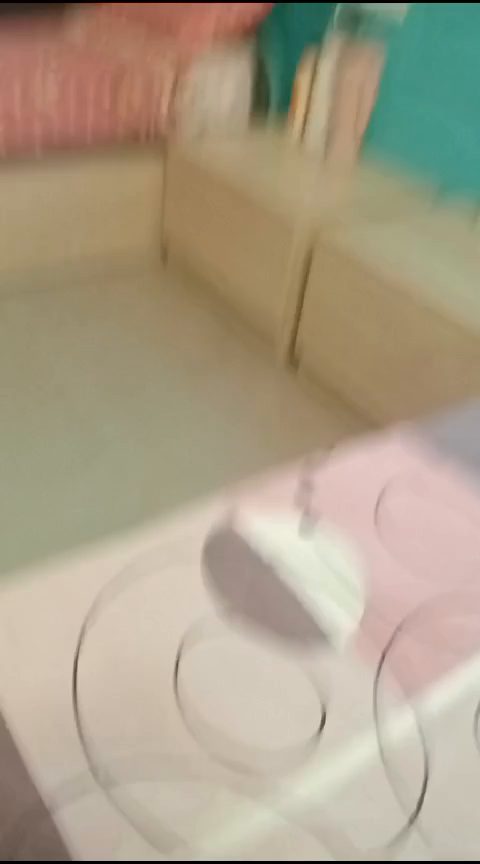
#> input picture frame 7 of video.mp4, 480 x 864 px
$ python objecttrack.py
#> lines starting #> are read from the running program, lines starting #| are printed output that depends on the picture
import cv2
import numpy as np

cap = cv2.VideoCapture('video.mp4')
ret, first_frame = cap.read()
#> first_frame is the input picture: shape (864, 480, 3); mean B, G, R 136.1, 158.3, 170.4
if not ret:
    print("Error: Couldn't read the video.")
    exit()

prev_gray = cv2.cvtColor(first_frame, cv2.COLOR_BGR2GRAY)
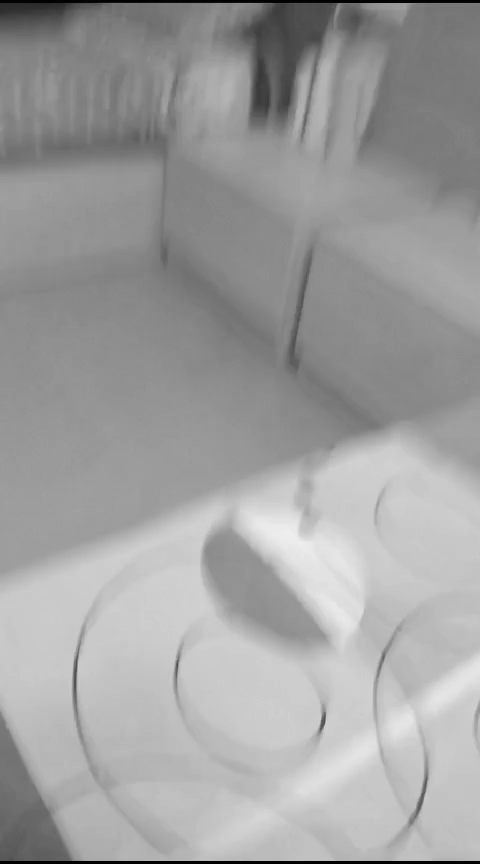
#> prev_gray: shape (864, 480); min 0, max 238, mean 159.4
mask = np.zeros_like(first_frame)
mask[..., 1] = 255

while cap.isOpened():
    ret, frame = cap.read()
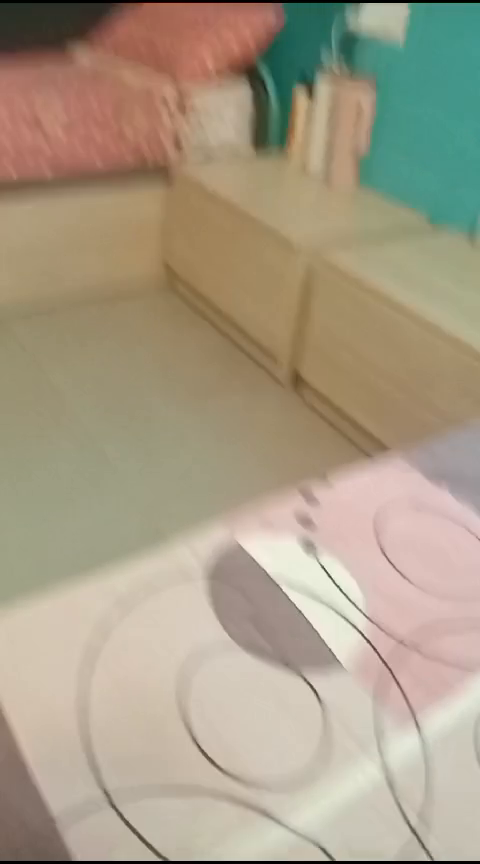
#> input picture frame 8 of video.mp4, 480 x 864 px
#> frame is the input picture: shape (864, 480, 3); mean B, G, R 134.4, 155.7, 167.3
    if not ret:
        break

    gray = cv2.cvtColor(frame, cv2.COLOR_BGR2GRAY)
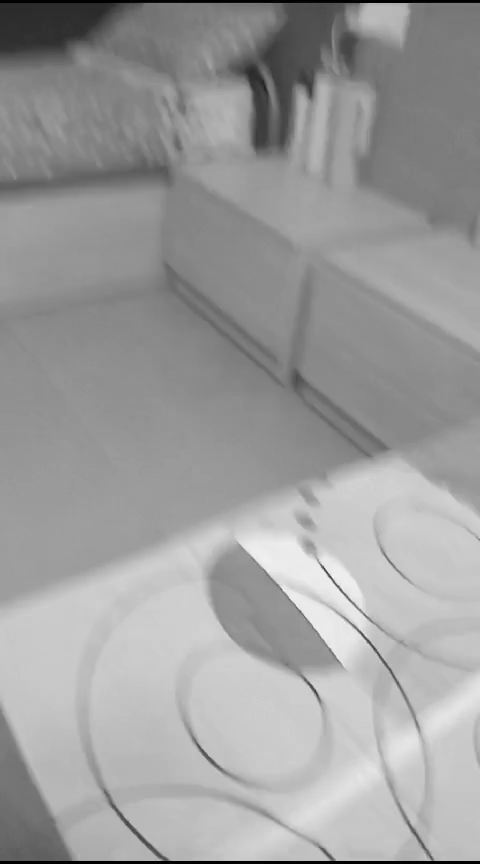
#> gray: shape (864, 480); min 0, max 251, mean 156.8
    flow = cv2.calcOpticalFlowFarneback(prev_gray, gray, None, 0.5, 3, 15, 3, 5, 1.2, 0)
    magnitude, angle = cv2.cartToPolar(flow[..., 0], flow[..., 1])
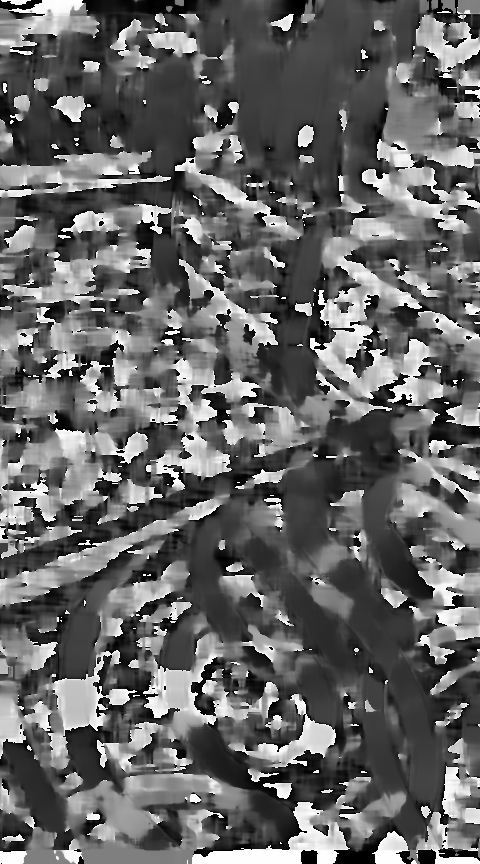
#> angle: shape (864, 480) float32; min 1.99e-06, max 6.28, mean 2.51; drawn with min black and max white
    mask[..., 0] = angle * 180 / np.pi / 2
    mask[..., 2] = cv2.normalize(magnitude, None, 0, 255, cv2.NORM_MINMAX)
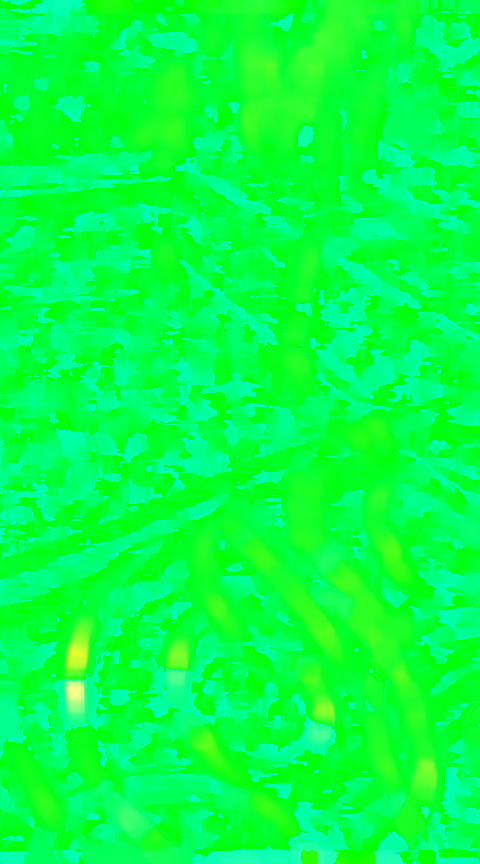
#> mask: shape (864, 480, 3); mean of channels 0, 1, 2 71.5, 255, 5.3; drawn as B, G, R
    rgb_flow = cv2.cvtColor(mask, cv2.COLOR_HSV2BGR)
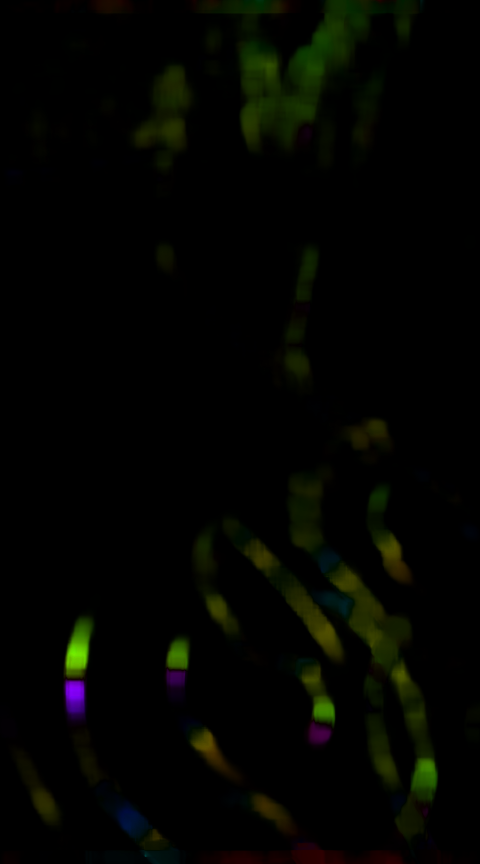
#> rgb_flow: shape (864, 480, 3); mean B, G, R 0.6, 4.5, 3.3
    output = cv2.addWeighted(frame, 1, rgb_flow, 2, 0)
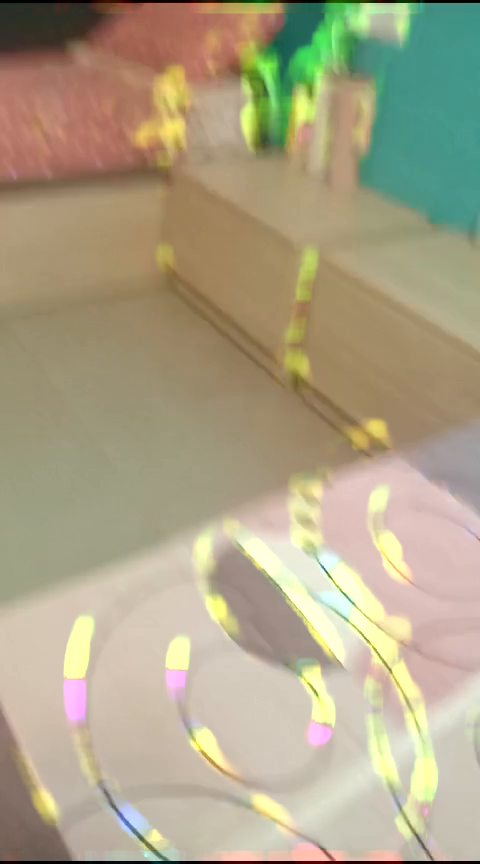
#> output: shape (864, 480, 3); mean B, G, R 135.1, 162.8, 172.3
    cv2.imshow('Optical Flow', output)

    if cv2.waitKey(1) & 0xFF == ord('q'):
#> (key q is pressed here)
        break

    prev_gray = gray.copy()

cap.release()
cv2.destroyAllWindows()

$ run again, starting later in the video
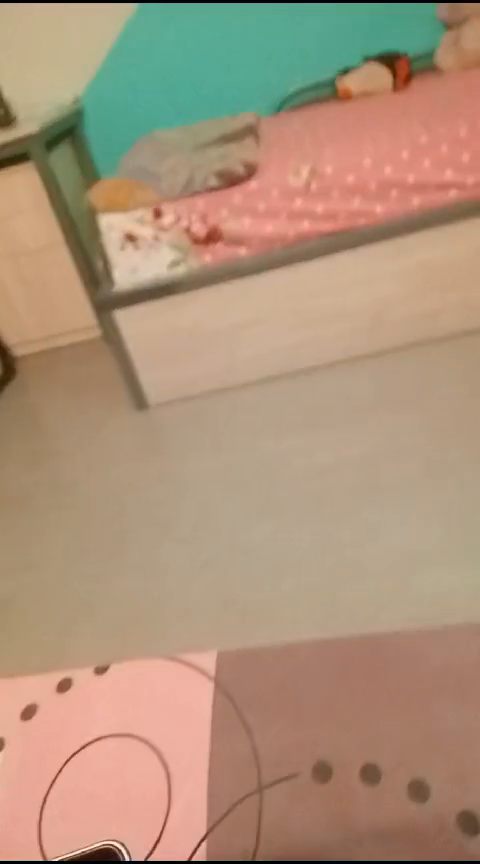
#> input picture frame 33 of video.mp4, 480 x 864 px
#> first_frame is the input picture: shape (864, 480, 3); mean B, G, R 122.3, 146.4, 172.7
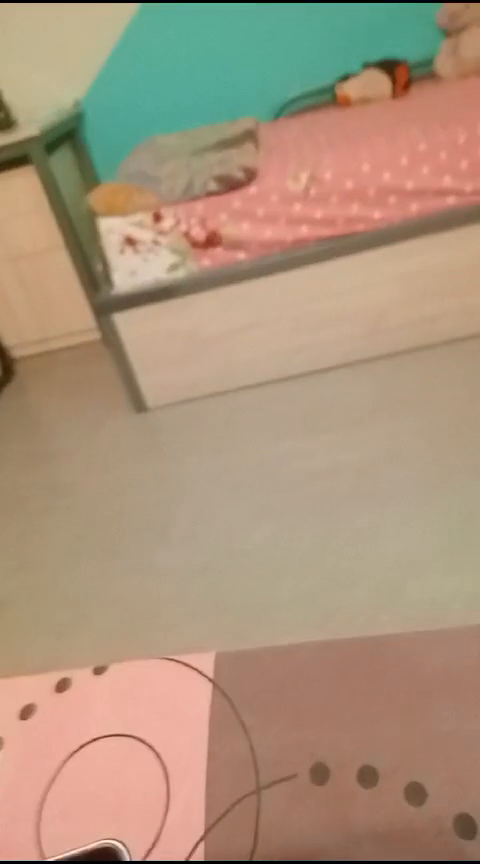
#> input picture frame 34 of video.mp4, 480 x 864 px
#> frame is the input picture: shape (864, 480, 3); mean B, G, R 123.7, 147.3, 170.7
#> `output = cv2.addWeighted(frame, 1, rgb_flow, 2, 0)`:
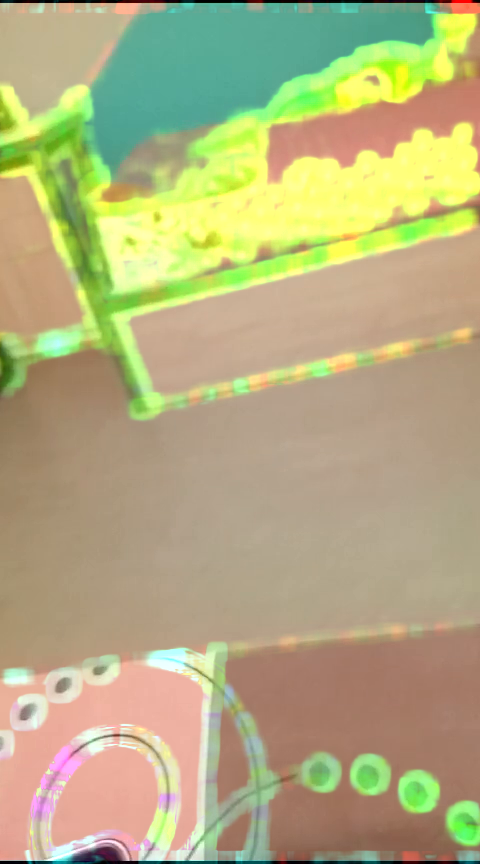
#> output: shape (864, 480, 3); mean B, G, R 128.1, 173.6, 180.1

$ run again, starting later in the video
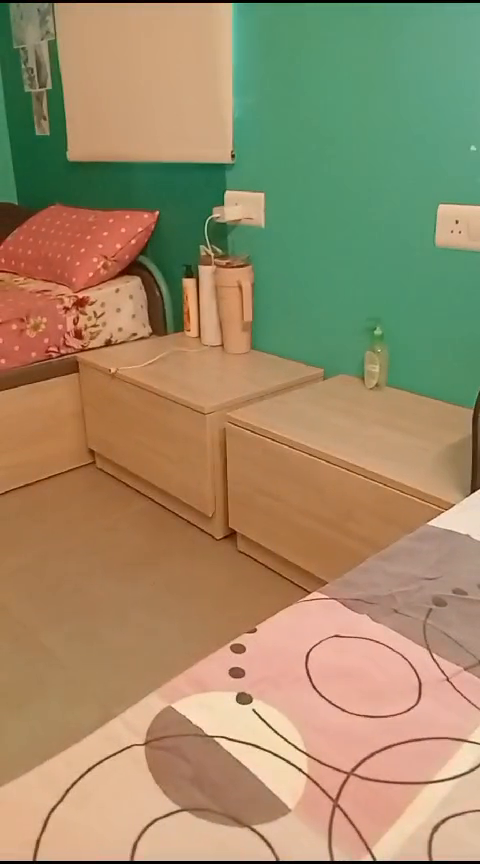
#> input picture frame 59 of video.mp4, 480 x 864 px
#> first_frame is the input picture: shape (864, 480, 3); mean B, G, R 104.2, 139.1, 157.1
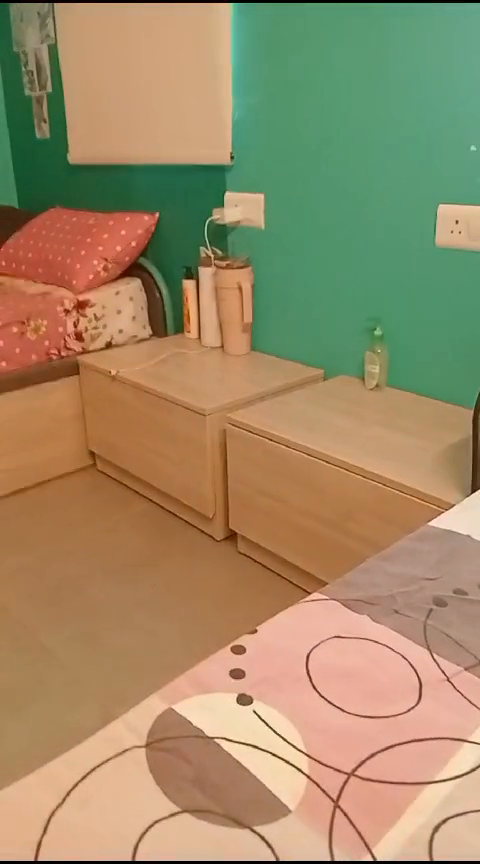
#> input picture frame 60 of video.mp4, 480 x 864 px
#> frame is the input picture: shape (864, 480, 3); mean B, G, R 102.8, 138.9, 158.2
#> `output = cv2.addWeighted(frame, 1, rgb_flow, 2, 0)`:
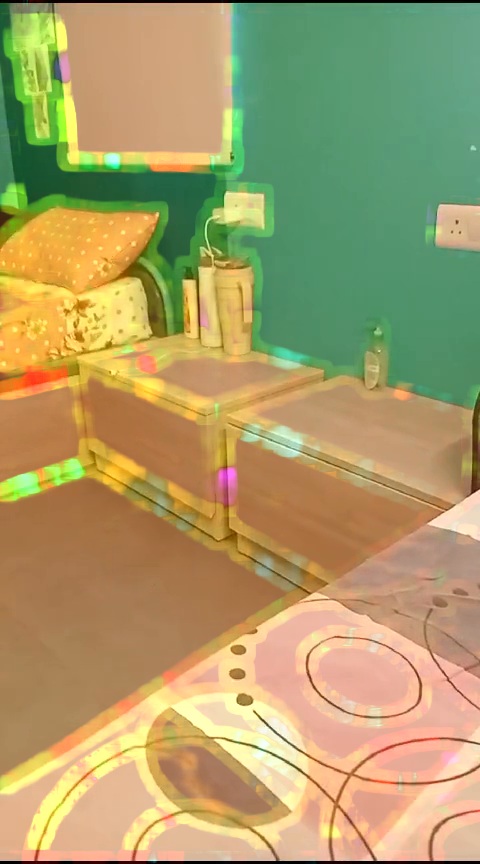
#> output: shape (864, 480, 3); mean B, G, R 104.3, 156.8, 170.6
